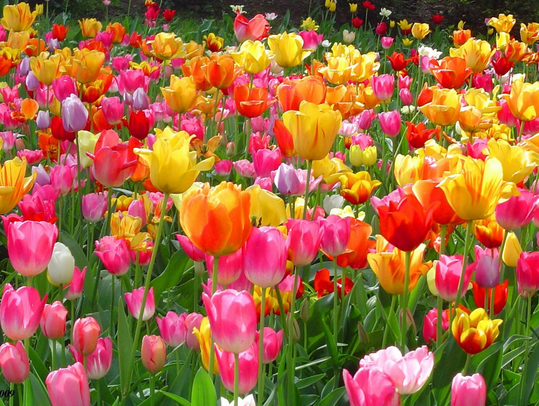
#> input picture Image processing/image.png, 539 x 406 px
$ python Resize_Image.py
#> lines starting #> are read from the running program, lines starting #| are printed output that depends on the picture
#program to resize the image

import cv2
img = cv2.imread("image.png")
#> img is the input picture: shape (406, 539, 3); mean B, G, R 62.4, 105.1, 164
 #resize the image using row and column values
newImage = cv2.resize(img, (550, 350))
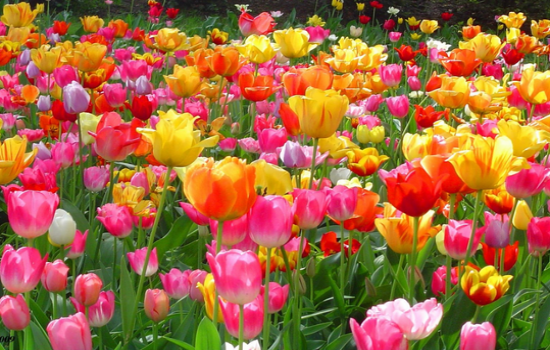
#> newImage: shape (350, 550, 3); mean B, G, R 62.3, 105, 163.9
#display the image
cv2.imshow('Resized Image', newImage)
cv2.waitKey(0)
